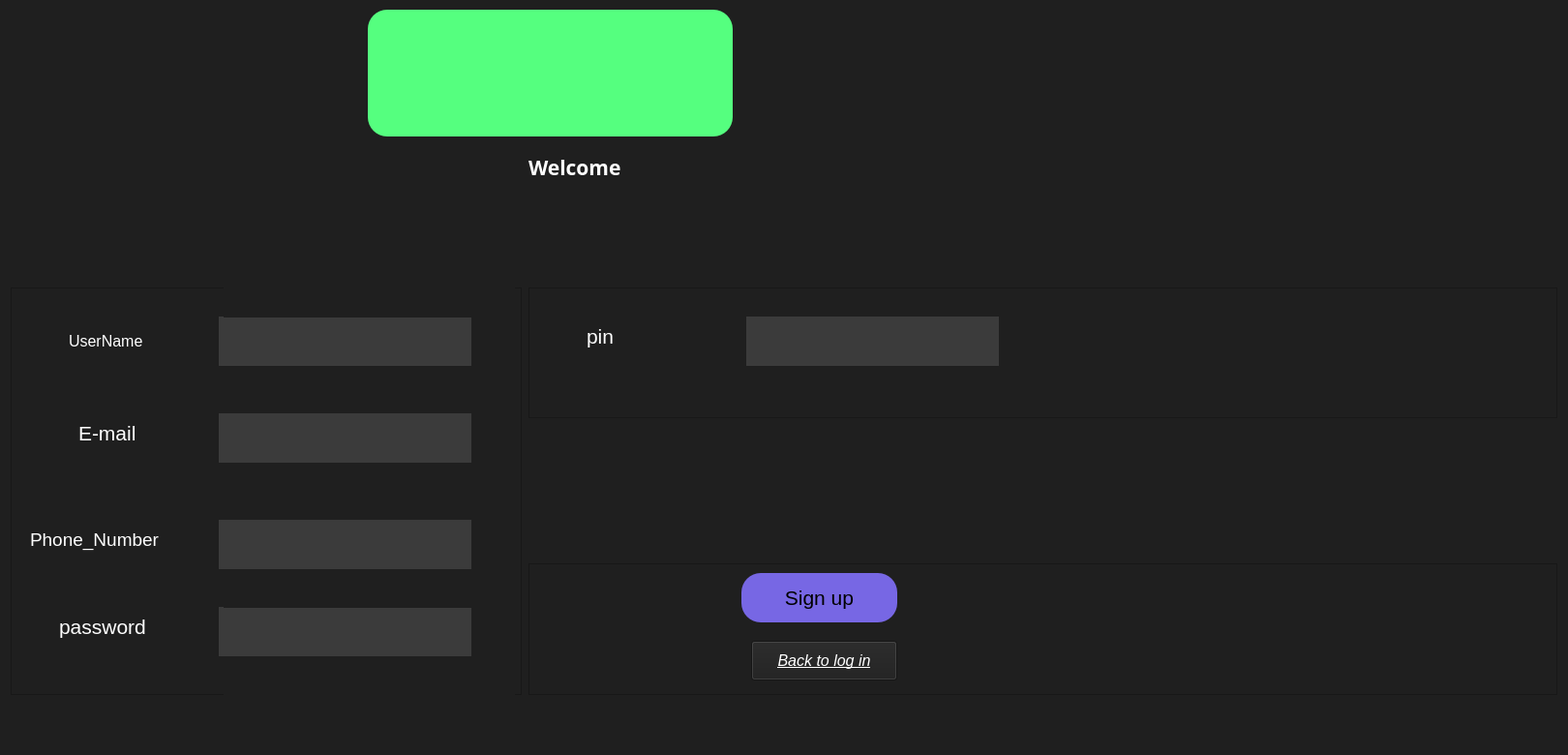
<?xml version="1.0" encoding="UTF-8"?>
<ui version="4.0">
 <class>MainWindow</class>
 <widget class="QMainWindow" name="MainWindow">
  <property name="geometry">
   <rect>
    <x>0</x>
    <y>0</y>
    <width>1620</width>
    <height>780</height>
   </rect>
  </property>
  <property name="windowTitle">
   <string>MainWindow</string>
  </property>
  <property name="layoutDirection">
   <enum>Qt::LeftToRight</enum>
  </property>
  <property name="autoFillBackground">
   <bool>false</bool>
  </property>
  <property name="styleSheet">
   <string notr="true">background-color: rgb(31, 31, 31);</string>
  </property>
  <widget class="QWidget" name="centralwidget">
   <widget class="QLabel" name="label_11">
    <property name="geometry">
     <rect>
      <x>380</x>
      <y>10</y>
      <width>377</width>
      <height>131</height>
     </rect>
    </property>
    <property name="styleSheet">
     <string notr="true">border-radius:20px;
background-color: rgb(85, 255, 127);

</string>
    </property>
    <property name="text">
     <string/>
    </property>
    <property name="pixmap">
     <pixmap>:/IMG/Screenshot 2024-04-21 144020.png</pixmap>
    </property>
    <property name="scaledContents">
     <bool>true</bool>
    </property>
   </widget>
   <widget class="QLabel" name="label_PinError">
    <property name="geometry">
     <rect>
      <x>1081</x>
      <y>154</y>
      <width>16</width>
      <height>20</height>
     </rect>
    </property>
    <property name="styleSheet">
     <string notr="true">color: rgb(255, 0, 0);</string>
    </property>
    <property name="text">
     <string/>
    </property>
   </widget>
   <widget class="QFrame" name="frame">
    <property name="geometry">
     <rect>
      <x>11</x>
      <y>297</y>
      <width>528</width>
      <height>421</height>
     </rect>
    </property>
    <property name="autoFillBackground">
     <bool>false</bool>
    </property>
    <property name="styleSheet">
     <string notr="true"/>
    </property>
    <property name="frameShape">
     <enum>QFrame::StyledPanel</enum>
    </property>
    <property name="frameShadow">
     <enum>QFrame::Raised</enum>
    </property>
    <widget class="QLineEdit" name="lineEdit_UserName">
     <property name="geometry">
      <rect>
       <x>210</x>
       <y>30</y>
       <width>271</width>
       <height>51</height>
      </rect>
     </property>
     <property name="font">
      <font>
       <family>Arial</family>
       <pointsize>18</pointsize>
       <bold>true</bold>
      </font>
     </property>
     <property name="styleSheet">
      <string notr="true">QLineEdit{
	border-color: rgb(255, 85, 255);
	background-color: rgb(59, 59, 59);
	border-radius:20px;
	margin:100px 5px ;
	color: rgb(255, 255, 255);
}</string>
     </property>
    </widget>
    <widget class="QLineEdit" name="lineEdit_Email">
     <property name="geometry">
      <rect>
       <x>210</x>
       <y>130</y>
       <width>271</width>
       <height>51</height>
      </rect>
     </property>
     <property name="font">
      <font>
       <family>Arial</family>
       <pointsize>13</pointsize>
       <bold>true</bold>
      </font>
     </property>
     <property name="styleSheet">
      <string notr="true">QLineEdit{
	border-color: rgb(255, 85, 255);
	background-color: rgb(59, 59, 59);
	border-radius:50px;
	margin:100px 5px ;
	color: rgb(255, 255, 255);
}</string>
     </property>
    </widget>
    <widget class="QLineEdit" name="lineEdit_Phone">
     <property name="geometry">
      <rect>
       <x>210</x>
       <y>240</y>
       <width>271</width>
       <height>51</height>
      </rect>
     </property>
     <property name="font">
      <font>
       <family>Arial</family>
       <pointsize>18</pointsize>
       <bold>true</bold>
      </font>
     </property>
     <property name="styleSheet">
      <string notr="true">QLineEdit{
	border-color: rgb(255, 85, 255);
	background-color: rgb(59, 59, 59);
	border-radius:50px;
	margin:100px 5px ;
	color: rgb(255, 255, 255);
}</string>
     </property>
    </widget>
    <widget class="QLineEdit" name="lineEdit_Password">
     <property name="geometry">
      <rect>
       <x>210</x>
       <y>330</y>
       <width>271</width>
       <height>51</height>
      </rect>
     </property>
     <property name="font">
      <font>
       <family>Arial</family>
       <pointsize>18</pointsize>
       <bold>true</bold>
      </font>
     </property>
     <property name="styleSheet">
      <string notr="true">QLineEdit{
	border-color: rgb(255, 85, 255);
	background-color: rgb(59, 59, 59);
	border-radius:50px;
	margin:100px 5px ;
	color: rgb(255, 255, 255);
}</string>
     </property>
     <property name="echoMode">
      <enum>QLineEdit::Password</enum>
     </property>
     <property name="cursorMoveStyle">
      <enum>Qt::VisualMoveStyle</enum>
     </property>
    </widget>
    <widget class="QLineEdit" name="lineEdit_confirmPass">
     <property name="geometry">
      <rect>
       <x>210</x>
       <y>430</y>
       <width>271</width>
       <height>51</height>
      </rect>
     </property>
     <property name="font">
      <font>
       <family>Arial</family>
       <pointsize>18</pointsize>
       <bold>true</bold>
      </font>
     </property>
     <property name="styleSheet">
      <string notr="true">QLineEdit{
	border-color: rgb(255, 85, 255);
	background-color: rgb(59, 59, 59);
	border-radius:50px;
	margin:100px 5px ;
	color: rgb(255, 255, 255);
}</string>
     </property>
     <property name="echoMode">
      <enum>QLineEdit::Password</enum>
     </property>
    </widget>
    <widget class="QLabel" name="label">
     <property name="geometry">
      <rect>
       <x>60</x>
       <y>30</y>
       <width>111</width>
       <height>51</height>
      </rect>
     </property>
     <property name="font">
      <font>
       <family>Arial</family>
       <pointsize>12</pointsize>
      </font>
     </property>
     <property name="styleSheet">
      <string notr="true">color: rgb(255, 255, 255);</string>
     </property>
     <property name="text">
      <string>UserName</string>
     </property>
    </widget>
    <widget class="QLabel" name="label_2">
     <property name="geometry">
      <rect>
       <x>70</x>
       <y>130</y>
       <width>111</width>
       <height>41</height>
      </rect>
     </property>
     <property name="font">
      <font>
       <pointsize>16</pointsize>
      </font>
     </property>
     <property name="styleSheet">
      <string notr="true">color: rgb(255, 255, 255);</string>
     </property>
     <property name="text">
      <string>E-mail</string>
     </property>
    </widget>
    <widget class="QLabel" name="label_3">
     <property name="geometry">
      <rect>
       <x>20</x>
       <y>240</y>
       <width>171</width>
       <height>41</height>
      </rect>
     </property>
     <property name="font">
      <font>
       <pointsize>14</pointsize>
      </font>
     </property>
     <property name="styleSheet">
      <string notr="true">color: rgb(255, 255, 255);</string>
     </property>
     <property name="text">
      <string>Phone_Number</string>
     </property>
    </widget>
    <widget class="QLabel" name="label_4">
     <property name="geometry">
      <rect>
       <x>50</x>
       <y>330</y>
       <width>131</width>
       <height>41</height>
      </rect>
     </property>
     <property name="font">
      <font>
       <pointsize>16</pointsize>
      </font>
     </property>
     <property name="styleSheet">
      <string notr="true">color: rgb(255, 255, 255);</string>
     </property>
     <property name="text">
      <string>password</string>
     </property>
    </widget>
    <widget class="QLabel" name="label_5">
     <property name="geometry">
      <rect>
       <x>20</x>
       <y>430</y>
       <width>161</width>
       <height>51</height>
      </rect>
     </property>
     <property name="font">
      <font>
       <pointsize>12</pointsize>
      </font>
     </property>
     <property name="styleSheet">
      <string notr="true">color: rgb(255, 255, 255);</string>
     </property>
     <property name="text">
      <string>confirm_password</string>
     </property>
    </widget>
    <widget class="QLabel" name="label_UserNameError">
     <property name="geometry">
      <rect>
       <x>220</x>
       <y>0</y>
       <width>301</width>
       <height>31</height>
      </rect>
     </property>
     <property name="styleSheet">
      <string notr="true">color: rgb(255, 0, 0);</string>
     </property>
     <property name="text">
      <string/>
     </property>
    </widget>
    <widget class="QLabel" name="label_PhoneNumberError">
     <property name="geometry">
      <rect>
       <x>220</x>
       <y>200</y>
       <width>301</width>
       <height>31</height>
      </rect>
     </property>
     <property name="styleSheet">
      <string notr="true">color: rgb(255, 0, 0);</string>
     </property>
     <property name="text">
      <string/>
     </property>
    </widget>
    <widget class="QLabel" name="label_ConfirmPasswordError">
     <property name="geometry">
      <rect>
       <x>220</x>
       <y>400</y>
       <width>301</width>
       <height>31</height>
      </rect>
     </property>
     <property name="styleSheet">
      <string notr="true">color: rgb(255, 0, 0);</string>
     </property>
     <property name="text">
      <string/>
     </property>
    </widget>
    <widget class="QLabel" name="label_PasswordError">
     <property name="geometry">
      <rect>
       <x>220</x>
       <y>300</y>
       <width>301</width>
       <height>31</height>
      </rect>
     </property>
     <property name="styleSheet">
      <string notr="true">color: rgb(255, 0, 0);</string>
     </property>
     <property name="text">
      <string/>
     </property>
    </widget>
   </widget>
   <widget class="QFrame" name="frame_2">
    <property name="geometry">
     <rect>
      <x>546</x>
      <y>297</y>
      <width>1063</width>
      <height>135</height>
     </rect>
    </property>
    <property name="frameShape">
     <enum>QFrame::StyledPanel</enum>
    </property>
    <property name="frameShadow">
     <enum>QFrame::Raised</enum>
    </property>
    <widget class="QLineEdit" name="lineEdit_Pin">
     <property name="geometry">
      <rect>
       <x>220</x>
       <y>30</y>
       <width>271</width>
       <height>51</height>
      </rect>
     </property>
     <property name="font">
      <font>
       <family>Arial</family>
       <pointsize>18</pointsize>
       <bold>true</bold>
      </font>
     </property>
     <property name="styleSheet">
      <string notr="true">QLineEdit{
	border-color: rgb(255, 85, 255);
	background-color: rgb(59, 59, 59);
	border-radius:50px;
	margin:100px 5px ;
	color: rgb(255, 255, 255);
}</string>
     </property>
    </widget>
    <widget class="QLineEdit" name="lineEdit_ConfirmPin">
     <property name="geometry">
      <rect>
       <x>220</x>
       <y>140</y>
       <width>271</width>
       <height>51</height>
      </rect>
     </property>
     <property name="font">
      <font>
       <family>Arial</family>
       <pointsize>18</pointsize>
       <bold>true</bold>
      </font>
     </property>
     <property name="styleSheet">
      <string notr="true">QLineEdit{
	border-color: rgb(255, 85, 255);
	background-color: rgb(59, 59, 59);
	border-radius:50px;
	margin:100px 5px ;
	color: rgb(255, 255, 255);
}</string>
     </property>
    </widget>
    <widget class="QLabel" name="label_6">
     <property name="geometry">
      <rect>
       <x>60</x>
       <y>30</y>
       <width>71</width>
       <height>41</height>
      </rect>
     </property>
     <property name="font">
      <font>
       <pointsize>16</pointsize>
      </font>
     </property>
     <property name="styleSheet">
      <string notr="true">color: rgb(255, 255, 255);</string>
     </property>
     <property name="text">
      <string>pin</string>
     </property>
    </widget>
    <widget class="QLabel" name="label_7">
     <property name="geometry">
      <rect>
       <x>20</x>
       <y>140</y>
       <width>181</width>
       <height>41</height>
      </rect>
     </property>
     <property name="font">
      <font>
       <pointsize>16</pointsize>
      </font>
     </property>
     <property name="styleSheet">
      <string notr="true">color: rgb(255, 255, 255);</string>
     </property>
     <property name="text">
      <string>confirm_pin</string>
     </property>
    </widget>
    <widget class="QLabel" name="label_8">
     <property name="geometry">
      <rect>
       <x>40</x>
       <y>250</y>
       <width>161</width>
       <height>41</height>
      </rect>
     </property>
     <property name="font">
      <font>
       <pointsize>18</pointsize>
      </font>
     </property>
     <property name="styleSheet">
      <string notr="true">color: rgb(255, 255, 255);</string>
     </property>
     <property name="text">
      <string>Birth Date</string>
     </property>
    </widget>
    <widget class="QLabel" name="label_ConfirmPinError">
     <property name="geometry">
      <rect>
       <x>230</x>
       <y>100</y>
       <width>301</width>
       <height>31</height>
      </rect>
     </property>
     <property name="styleSheet">
      <string notr="true">color: rgb(255, 0, 0);</string>
     </property>
     <property name="text">
      <string/>
     </property>
    </widget>
    <widget class="QLabel" name="label_DateError">
     <property name="geometry">
      <rect>
       <x>230</x>
       <y>210</y>
       <width>301</width>
       <height>31</height>
      </rect>
     </property>
     <property name="styleSheet">
      <string notr="true">color: rgb(255, 0, 0);</string>
     </property>
     <property name="text">
      <string/>
     </property>
    </widget>
    <widget class="QDateEdit" name="dateEdit">
     <property name="geometry">
      <rect>
       <x>230</x>
       <y>250</y>
       <width>241</width>
       <height>51</height>
      </rect>
     </property>
     <property name="font">
      <font>
       <pointsize>28</pointsize>
       <bold>true</bold>
      </font>
     </property>
     <property name="styleSheet">
      <string notr="true">background-color: rgb(255, 255, 255);
</string>
     </property>
     <property name="maximumDateTime">
      <datetime>
       <hour>23</hour>
       <minute>59</minute>
       <second>59</second>
       <year>2010</year>
       <month>12</month>
       <day>31</day>
      </datetime>
     </property>
     <property name="minimumDateTime">
      <datetime>
       <hour>0</hour>
       <minute>0</minute>
       <second>0</second>
       <year>1899</year>
       <month>12</month>
       <day>28</day>
      </datetime>
     </property>
     <property name="displayFormat">
      <string>d/M/yyyy</string>
     </property>
    </widget>
   </widget>
   <widget class="QLabel" name="label_EmptyDataError">
    <property name="geometry">
     <rect>
      <x>1081</x>
      <y>439</y>
      <width>16</width>
      <height>20</height>
     </rect>
    </property>
    <property name="styleSheet">
     <string notr="true">color: rgb(255, 0, 0);</string>
    </property>
    <property name="text">
     <string/>
    </property>
   </widget>
   <widget class="QFrame" name="frame_3">
    <property name="geometry">
     <rect>
      <x>546</x>
      <y>582</y>
      <width>1063</width>
      <height>136</height>
     </rect>
    </property>
    <property name="frameShape">
     <enum>QFrame::StyledPanel</enum>
    </property>
    <property name="frameShadow">
     <enum>QFrame::Raised</enum>
    </property>
    <widget class="QPushButton" name="pushButton_SignUP">
     <property name="geometry">
      <rect>
       <x>220</x>
       <y>10</y>
       <width>161</width>
       <height>51</height>
      </rect>
     </property>
     <property name="font">
      <font>
       <pointsize>16</pointsize>
      </font>
     </property>
     <property name="styleSheet">
      <string notr="true">QPushButton:hover{
	background-color: rgb(255, 0, 255);
}
QPushButton{
background-color: rgb(119, 103, 228);
border-radius:20px;
}</string>
     </property>
     <property name="text">
      <string>Sign up</string>
     </property>
    </widget>
    <widget class="QPushButton" name="pushButton_BackToLogin">
     <property name="geometry">
      <rect>
       <x>230</x>
       <y>80</y>
       <width>151</width>
       <height>41</height>
      </rect>
     </property>
     <property name="font">
      <font>
       <pointsize>12</pointsize>
       <italic>true</italic>
       <underline>true</underline>
      </font>
     </property>
     <property name="styleSheet">
      <string notr="true">background-color:rgb(31, 31, 31) ;
color:rgb(255, 255, 255);</string>
     </property>
     <property name="text">
      <string>Back to log in</string>
     </property>
    </widget>
   </widget>
   <widget class="QLabel" name="label_9">
    <property name="geometry">
     <rect>
      <x>546</x>
      <y>154</y>
      <width>134</width>
      <height>38</height>
     </rect>
    </property>
    <property name="font">
     <font>
      <family>Arial Black</family>
      <pointsize>16</pointsize>
      <bold>true</bold>
     </font>
    </property>
    <property name="styleSheet">
     <string notr="true">color: rgb(255, 255, 255);</string>
    </property>
    <property name="text">
     <string>Welcome</string>
    </property>
   </widget>
  </widget>
  <widget class="QMenuBar" name="menubar">
   <property name="geometry">
    <rect>
     <x>0</x>
     <y>0</y>
     <width>1620</width>
     <height>26</height>
    </rect>
   </property>
  </widget>
  <widget class="QStatusBar" name="statusbar"/>
 </widget>
 <resources/>
 <connections/>
</ui>
